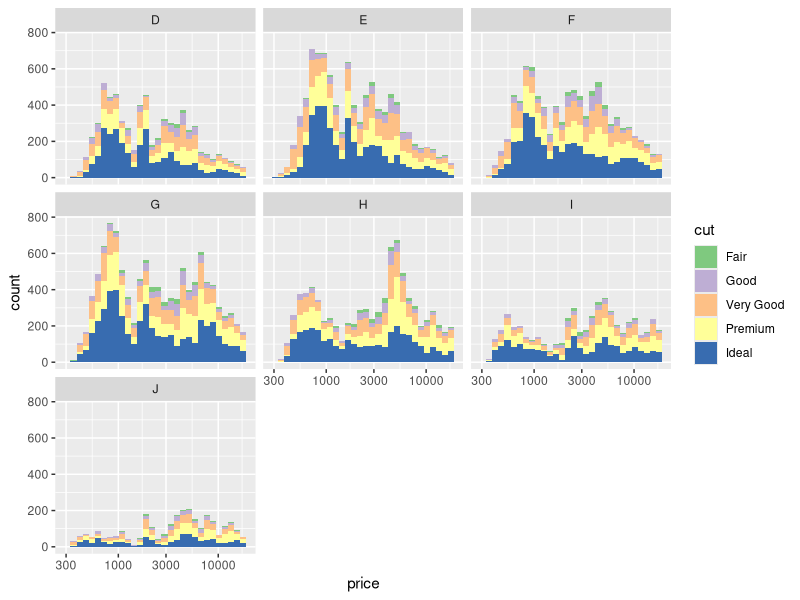
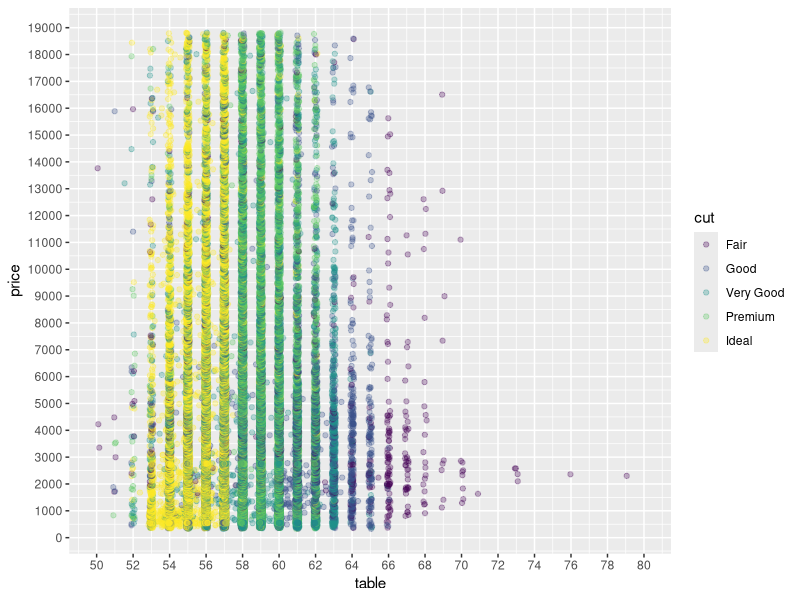

R code for these plots, in order:
## ---- chunk 1
setwd("~/Documents/GitHub/udacity-dand/core-course-05-exploratory-data-analysis/lesson-08-problem-set-explore-many-variables")
## ---- chunk 2
library(ggplot2)

data(diamonds)
## ---- chunk 3
ggplot(diamonds, aes(x = price, fill = cut)) +
  geom_histogram(bins = 30) +
  facet_wrap(~color) +
  scale_x_log10() +
  scale_fill_brewer(type = 'qual')
## ---- chunk 4
ggplot(diamonds, aes(x = table, y = price)) +
  geom_point(aes(color = cut), position = position_jitter(width = .1), alpha = .3, na.rm = TRUE) +
  scale_x_continuous(limits = c(50, 80), breaks = seq(50, 80, 2)) +
  scale_y_continuous(breaks = seq(0, 20000, 1000)) +
  scale_fill_brewer(type = 'qual')
